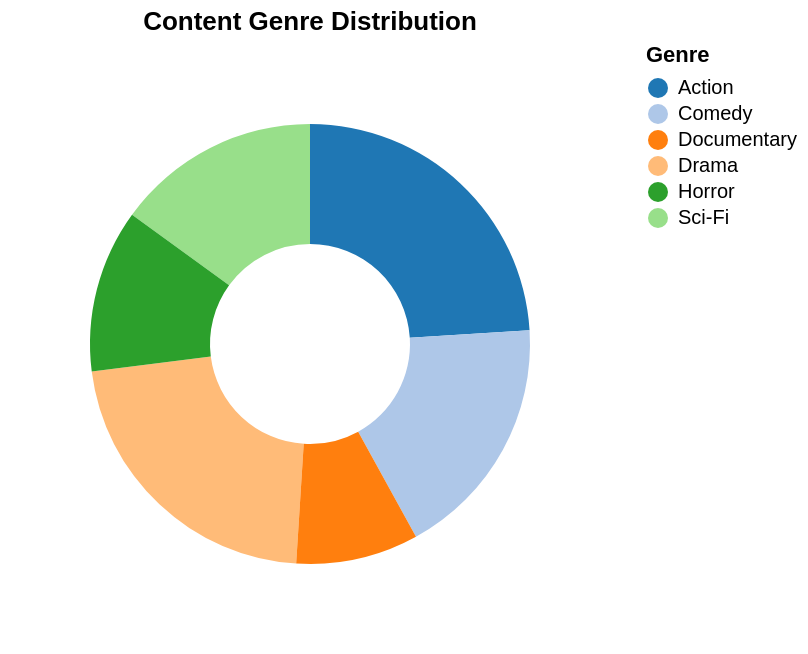

Vega-Lite specification for this chart:
### Vega-Lite specification from a JSON file in a GitHub repository (floating-point values rounded to 4 significant figures)
{"$schema": "https://vega.github.io/schema/vega-lite/v6.json", "description": "Entertainment genre popularity", "data": {"values": [{"genre": "Action", "percentage": 24}, {"genre": "Comedy", "percentage": 18}, {"genre": "Drama", "percentage": 22}, {"genre": "Sci-Fi", "percentage": 15}, {"genre": "Horror", "percentage": 12}, {"genre": "Documentary", "percentage": 9}]}, "mark": {"type": "arc", "innerRadius": 50, "outerRadius": 110}, "encoding": {"theta": {"field": "percentage", "type": "quantitative"}, "color": {"field": "genre", "type": "nominal", "scale": {"scheme": "category20"}, "legend": {"title": "Genre"}}, "tooltip": [{"field": "genre", "type": "nominal"}, {"field": "percentage", "type": "quantitative", "title": "Share %", "format": ".0f"}]}, "title": "Content Genre Distribution"}
